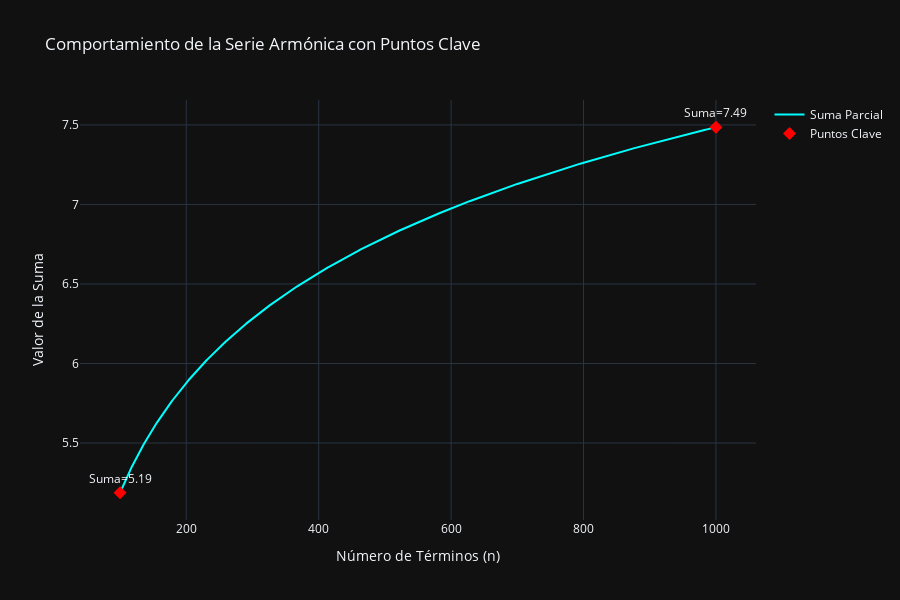

Notebook source saved alongside this figure:
### Markdown cell above
## Ejercicio 4
![image.png](attachment:image.png)

### Code cell
import plotly.graph_objects as go

def serie_geometrica(n):
    suma_total = 0.0
    for i in range(1, n + 1):
        suma_total += 1 / i
    return suma_total

terminos_x = list(range(100, 1001))
sumas_y = [serie_geometrica(k) for k in terminos_x]

fig = go.Figure()

fig.add_trace(go.Scatter(
    x=terminos_x,
    y=sumas_y,
    mode='lines',
    name='Suma Parcial', 
    line=dict(color='cyan', width=2)
))

fig.add_trace(go.Scatter(
    x=[100, 1000],  
    y=[sumas_y[0], sumas_y[-1]], 
    mode='markers+text', 
    name='Puntos Clave',
    marker=dict(color='red', size=10, symbol='diamond'),
    text=[f"Suma={sumas_y[0]:.2f}", f"Suma={sumas_y[-1]:.2f}"],
    textposition="top center" 
))

fig.update_layout(
    title='Comportamiento de la Serie Armónica con Puntos Clave',
    xaxis_title='Número de Términos (n)',
    yaxis_title='Valor de la Suma',
    template='plotly_dark',
    height=600,
    showlegend=True 
)

fig.show()

### Figure 1 — Plotly figure (JSON) as saved in the notebook; plotly's stock layout.template omitted (floating-point values rounded to 4 significant figures; data arrays with more than 128 entries replaced by an {"elided": "..."} marker saying what was removed)
{"data": [{"line": {"color": "cyan", "width": 2}, "mode": "lines", "name": "Suma Parcial", "type": "scatter", "x": {"elided": "901 int values"}, "y": {"elided": "901 float values"}}, {"marker": {"color": "red", "size": 10, "symbol": "diamond"}, "mode": "markers+text", "name": "Puntos Clave", "text": ["Suma=5.19", "Suma=7.49"], "textposition": "top center", "type": "scatter", "x": [100, 1000], "y": [5.187, 7.485]}], "layout": {"height": 600, "showlegend": true, "title": {"text": "Comportamiento de la Serie Armónica con Puntos Clave"}, "xaxis": {"title": {"text": "Número de Términos (n)"}}, "yaxis": {"title": {"text": "Valor de la Suma"}}}}
